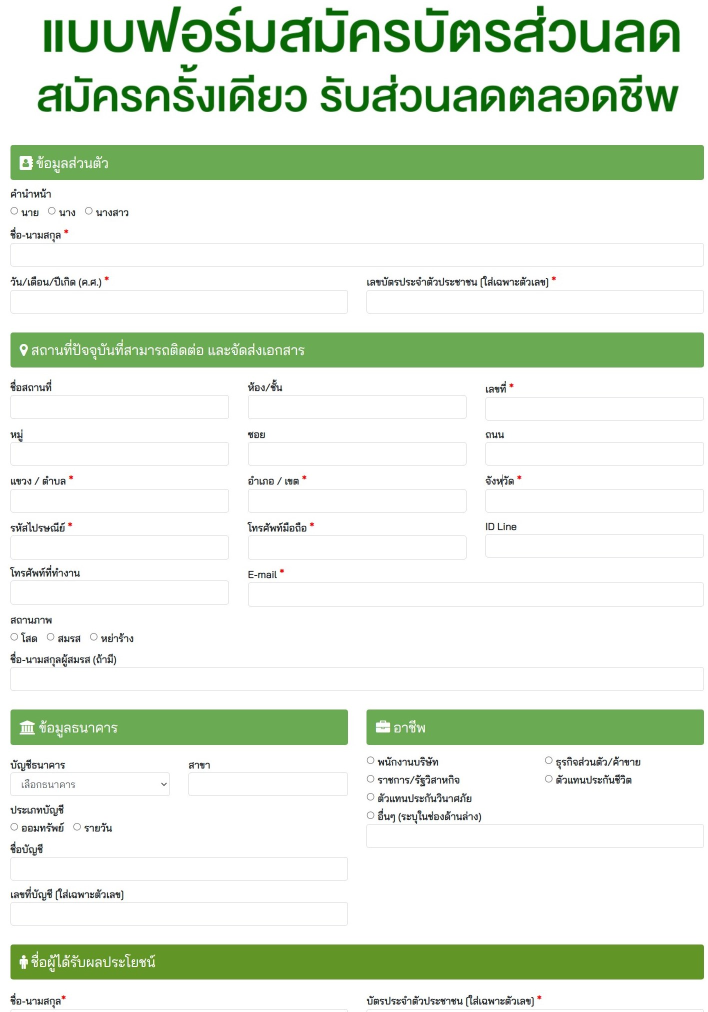
#> input picture form_image/4.jpg, 1415 x 2023 px (shown at 1/2 size)
$ jupyter execute --allow-errors ocr_script_tha.ipynb
#> lines starting #> are read from the running program, lines starting #| are printed output that depends on the picture; after the words box and inside, x2 and y2 are one past the last pixel; in counts of white or black regions, pixels touching at a corner belong together
[cell 1]
import cv2
import pytesseract
import numpy as np
import matplotlib.pyplot as plt
from pytesseract import Output

img = cv2.imread("form_image/4.jpg")
#> img is the input picture: shape (2023, 1415, 3); mean B, G, R 221.4, 236.2, 225.8
h, w, c = img.shape
#> h = 2023; w = 1415; c = 3
resized = cv2.resize(img, None, fx=2, fy=2, interpolation=cv2.INTER_CUBIC)
gray = cv2.cvtColor(resized, cv2.COLOR_BGR2GRAY)
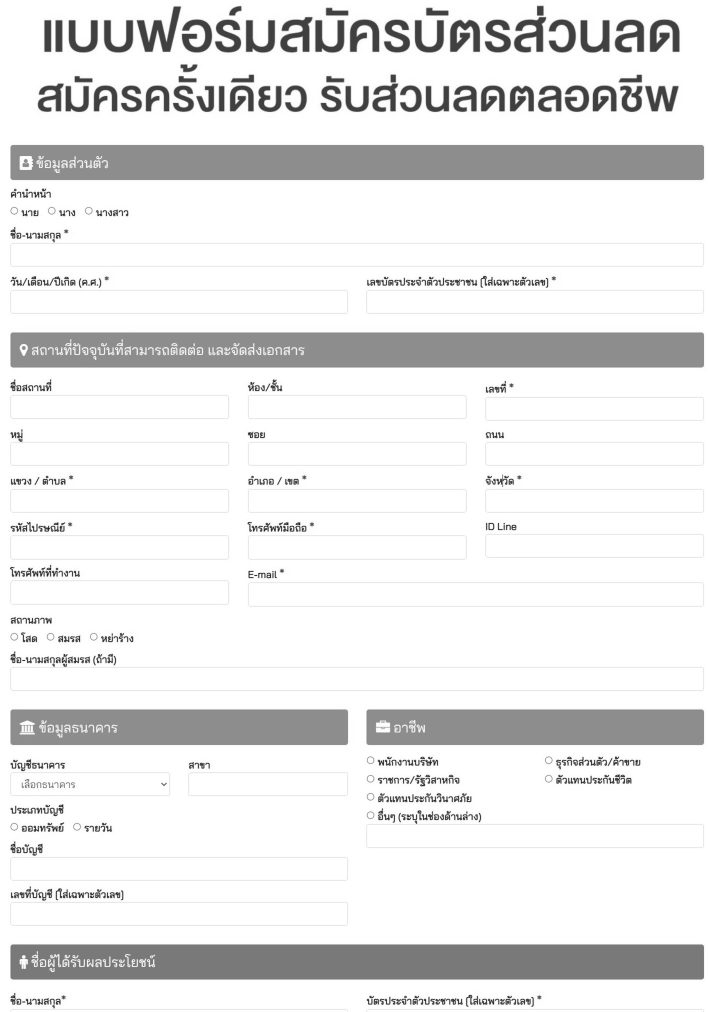
#> gray: shape (4046, 2830) (shown at 1/4 size); min 0, max 255, mean 231.3
thresh, im_bw = cv2.threshold(gray, 180, 230, cv2.THRESH_BINARY)
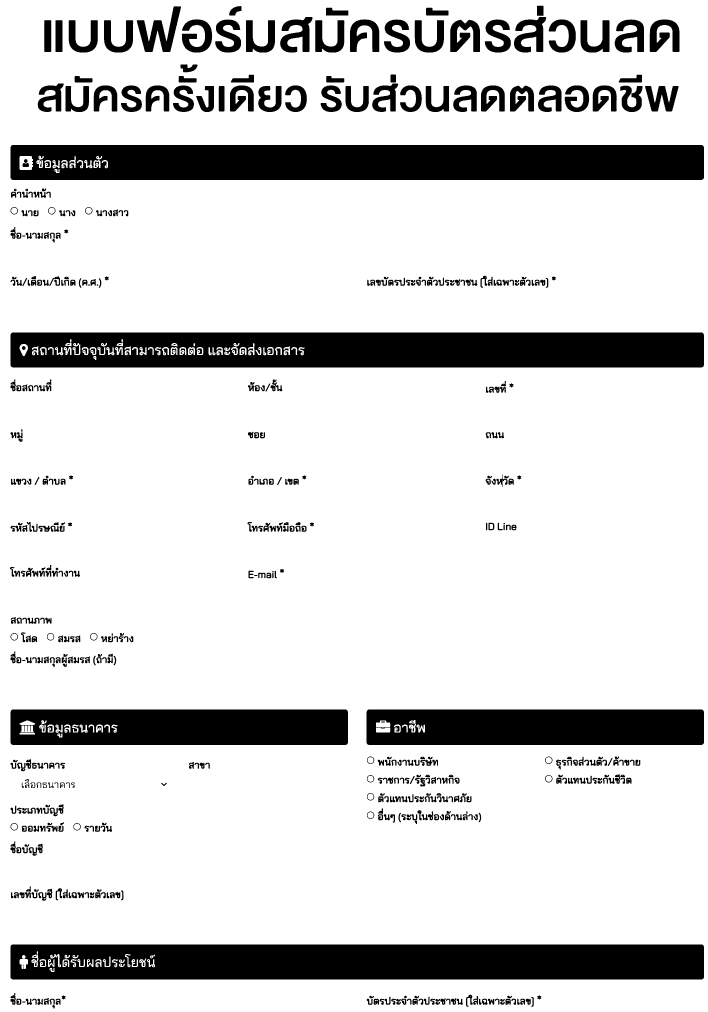
#> im_bw: shape (4046, 2830) (shown at 1/4 size); values 0 (black) and 230 (white), 83% white; 674 black regions (95 under 20 px), largest, box (x1, y1, x2, y2) and area: (42, 580, 2816, 720) 380191, (42, 3778, 2816, 3918) 378398, (42, 1330, 2816, 1470) 369409

boxes_img = cv2.cvtColor(im_bw, cv2.COLOR_BGR2RGB)

#> (the rest of this cell did not finish here and is left out)

$ run again, with form_image/1.jpg copied over form_image/4.jpg
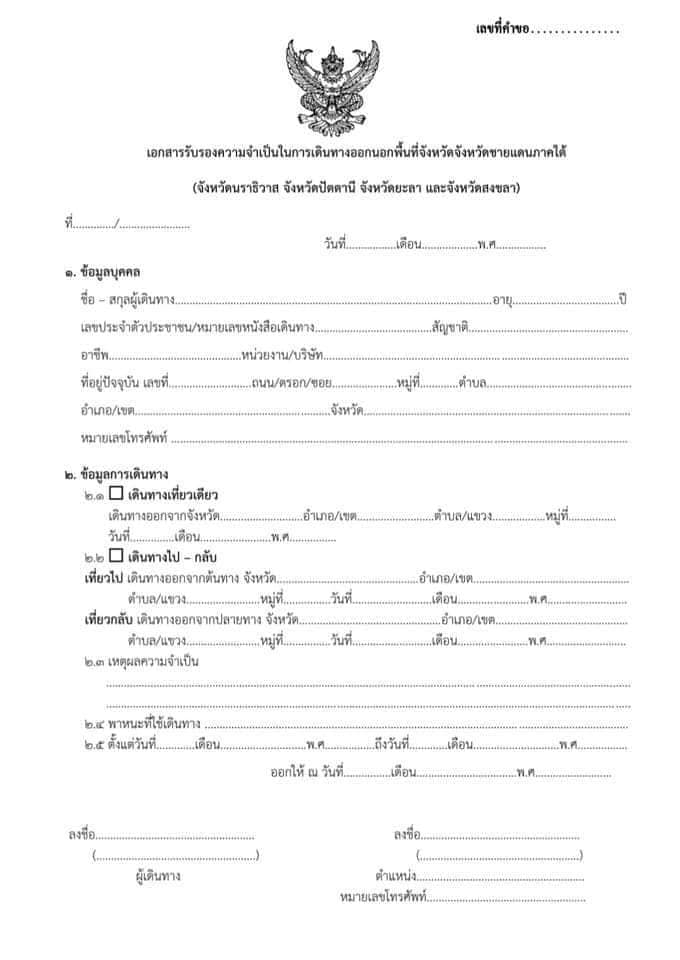
#> input picture form_image/1.jpg, 680 x 960 px
#> img is the input picture: shape (960, 680, 3); min 0, max 255, mean 247.9
#> `thresh, im_bw = cv2.threshold(gray, 180, 230, cv2.THRESH_BINARY)`:
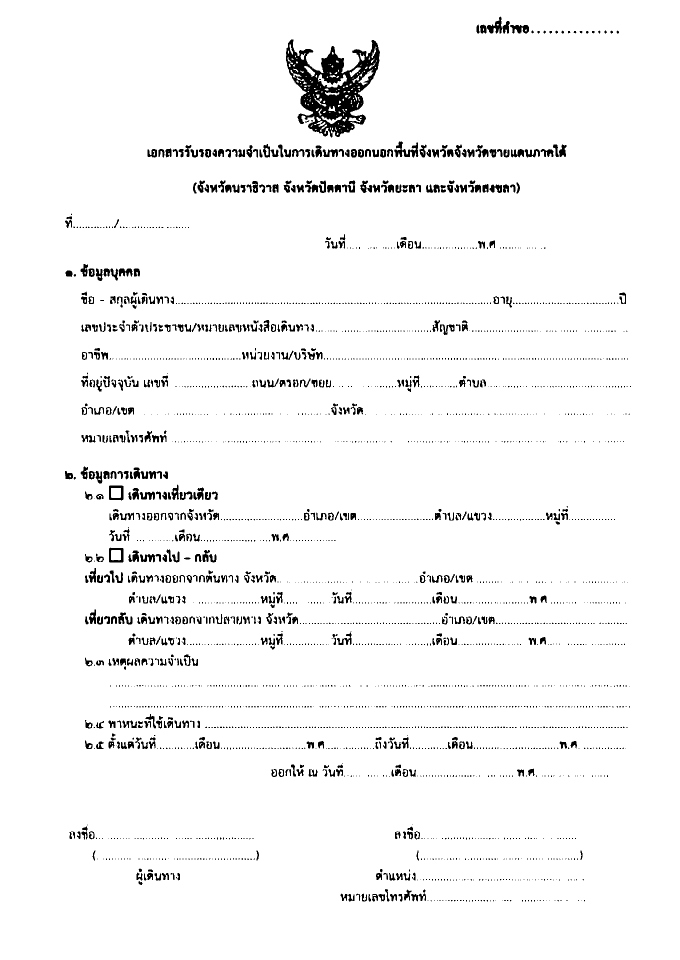
#> im_bw: shape (1920, 1360) (shown at 1/2 size); values 0 (black) and 230 (white), 96.4% white; 3017 black regions (2338 under 20 px), largest, box (x1, y1, x2, y2) and area: (572, 79, 760, 275) 16550, (788, 283, 837, 315) 714, (974, 33, 1004, 67) 488

$ run again, with form_image/2.jpg copied over form_image/4.jpg
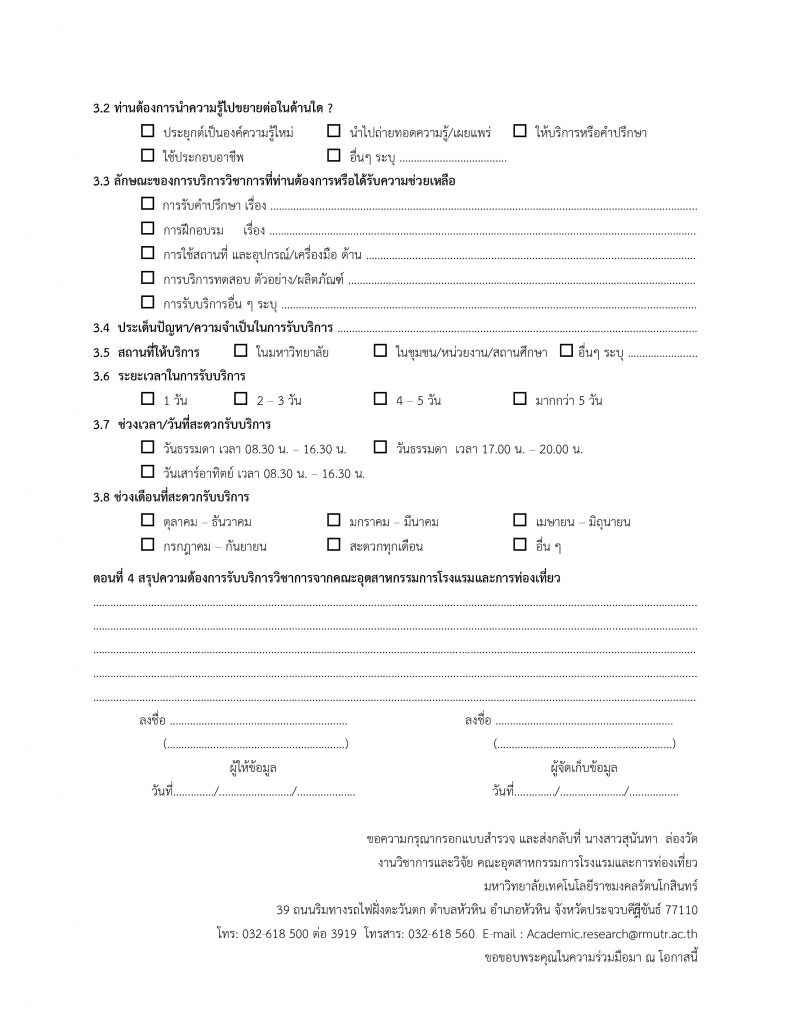
#> input picture form_image/2.jpg, 791 x 1024 px
#> img is the input picture: shape (1024, 791, 3); min 0, max 255, mean 248.4
#> `thresh, im_bw = cv2.threshold(gray, 180, 230, cv2.THRESH_BINARY)`:
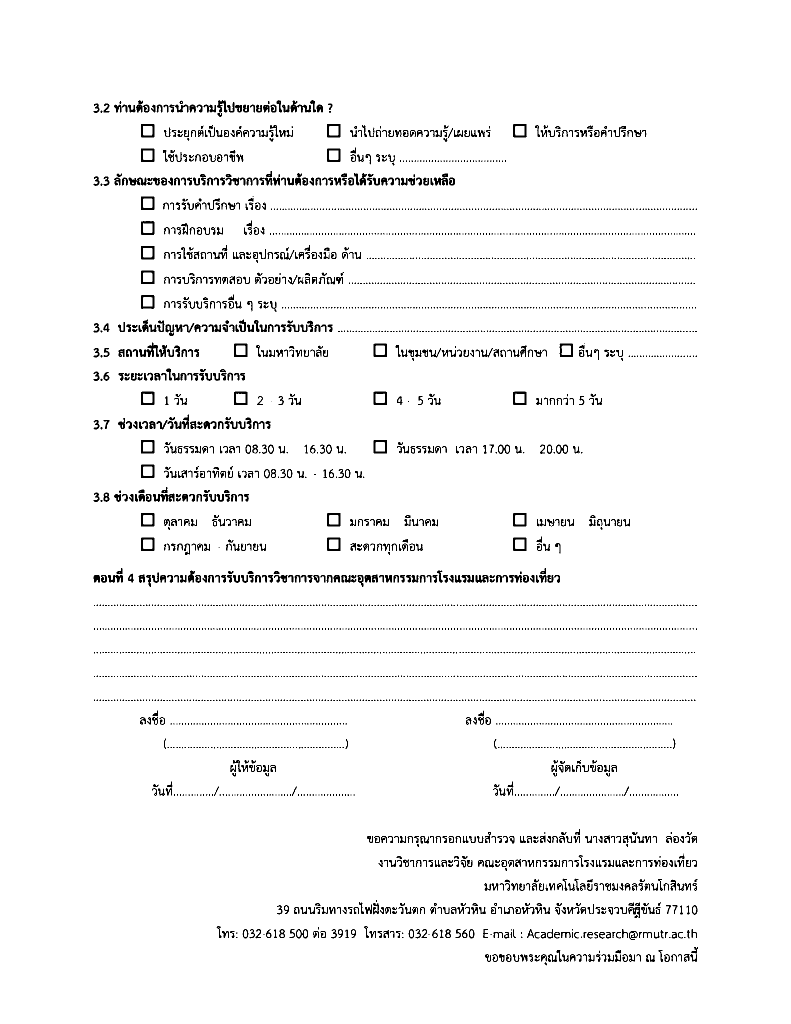
#> im_bw: shape (2048, 1582) (shown at 1/2 size); values 0 (black) and 230 (white), 96.3% white; 3392 black regions (2306 under 20 px), largest, box (x1, y1, x2, y2) and area: (278, 685, 318, 714) 512, (306, 987, 349, 1004) 452, (581, 201, 622, 225) 428

$ run again, with form_image/3.jpg copied over form_image/4.jpg
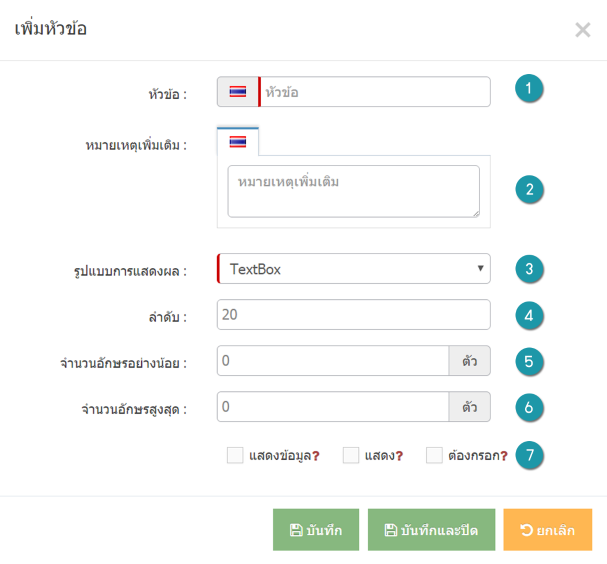
#> input picture form_image/3.jpg, 1213 x 1127 px (shown at 1/2 size)
#> img is the input picture: shape (1127, 1213, 3); mean B, G, R 246, 248.1, 246.4
#> `gray = cv2.cvtColor(resized, cv2.COLOR_BGR2GRAY)`:
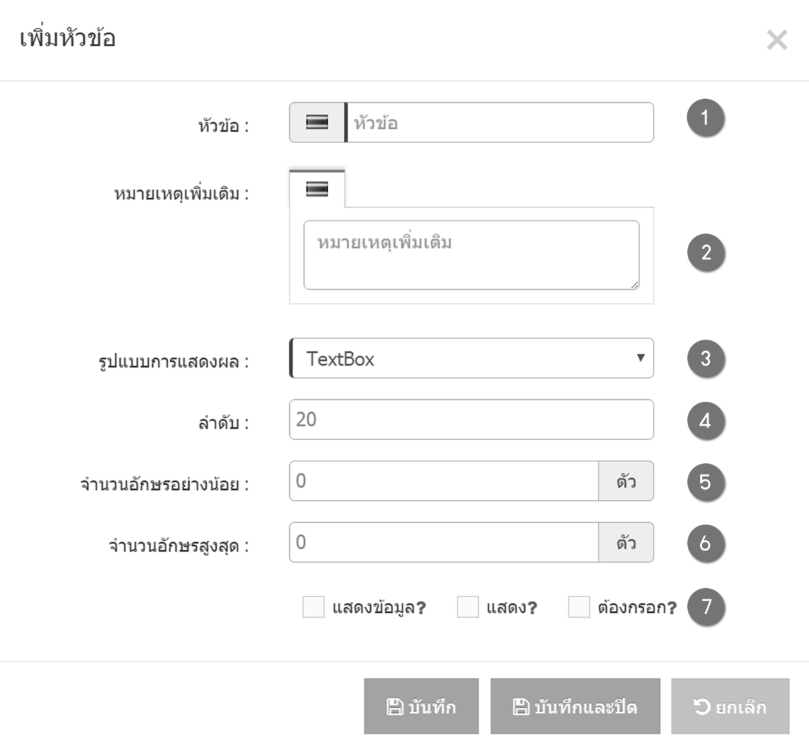
#> gray: shape (2254, 2426) (shown at 1/3 size); min 8, max 255, mean 247.3
#> `thresh, im_bw = cv2.threshold(gray, 180, 230, cv2.THRESH_BINARY)`:
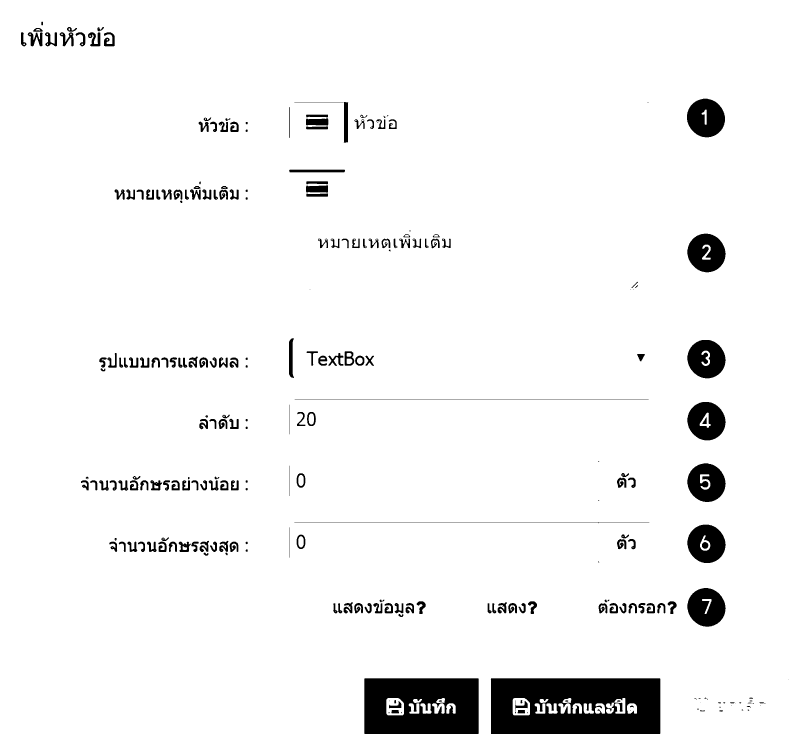
#> im_bw: shape (2254, 2426) (shown at 1/3 size); values 0 (black) and 230 (white), 95.2% white; 255 black regions (35 under 20 px), largest, box (x1, y1, x2, y2) and area: (1472, 2035, 1981, 2202) 75329, (1093, 2035, 1436, 2202) 51476, (2061, 296, 2175, 412) 9967
